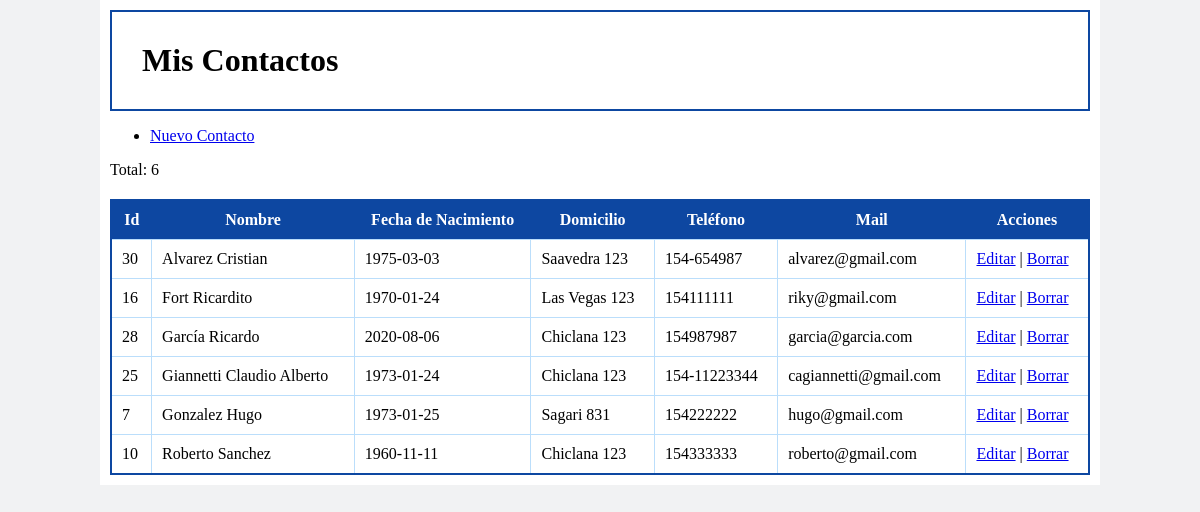
The page / on the database its author committed.
### tables this page shows
CREATE TABLE `contactos` (
  `id` int(11) NOT NULL,
  `nombre` varchar(60) NOT NULL DEFAULT '',
  `fecha` date DEFAULT NULL,
  `domicilio` varchar(60) DEFAULT NULL,
  `tel` varchar(20) DEFAULT NULL,
  `mail` varchar(50) DEFAULT NULL
);

### index.php (the view, shortened to what this page needs)
<!DOCTYPE html>
<html lang="es">
<head>
	<link rel="stylesheet" href="estilos.css" />
</head>
<body>
<div class="contenedor">
	<h1>Mis Contactos</h1>
	<nav>
		<ul>
			<li><a href="formulario.php?accion=agregar">Nuevo Contacto</a></li>
		</ul>
	</nav>
	<table>
		<tr>
			<th>Id</th>
			<th>Nombre</th>
			<th>Fecha de Nacimiento</th>
			<th>Domicilio</th>
			<th>Teléfono</th>
			<th>Mail</th>
			<th>Acciones</th>
		</tr>
		<?php
			require('abrir-conexion.php');
			mysqli_set_charset($conexion, "utf8");
			$consulta = "SELECT	* FROM contactos ORDER BY contactos.nombre";
			$resultado = $conexion->query($consulta);
			if ($resultado) {
				while ($fila = $resultado->fetch_array(MYSQLI_ASSOC)) {
					echo "<tr>";
					echo "<td>" . $fila['id'] . "</td>";
					echo "<td>" . $fila['nombre'] . "</td>";
					echo "<td>" . $fila['fecha'] . "</td>";
					echo "<td>" . $fila['domicilio'] . "</td>";
					echo "<td>" . $fila['tel'] . "</td>";
					echo "<td>" . $fila['mail'] . "</td>";
					echo "<td>" . "<a href='formulario.php?accion=modificar&id=$fila[id]&nombre=$fila[nombre]&fecha=$fila[fecha]&domicilio=$fila[domicilio]&tel=$fila[tel]&mail=$fila[mail]'>Editar</a> | <a href='backend.php?accion=eliminar&id=$fila[id]' onclick='return confirmar();'>Borrar</a>" . "</td>";
					echo "<tr>";
				};
			}else{
				echo "Error en la consulta SQL";
				exit();
			};
		?>
	</table>
</div>
</body>
</html>

### estilos.css (style rules this page uses)
* { font-family:calibri; box-sizing:border-box; }
body { margin:0px; padding:0px; background:#f1f2f3; height:100vh; }
.contenedor { max-width:1000px; margin: auto; background:white; padding:10px; }
h1 { margin: 0px; padding:30px; border:2px solid #0d47a1; }
table { margin-top:20px; border: 2px solid #0d47a1; border-collapse:collapse; width:100%; }
th { background:#0d47a1; color:white; padding:10px; }
td { border: 1px solid #bbdefb; background: white; padding: 10px; }

### rows shown on the page
contactos: id "30", nombre "Alvarez Cristian", fecha "1975-03-03", domicilio "Saavedra 123", tel "154-654987", mail "alvarez@gmail.com"
contactos: id "16", nombre "Fort Ricardito", fecha "1970-01-24", domicilio "Las Vegas 123", tel "154111111", mail "riky@gmail.com"
contactos: id "28", nombre "García Ricardo", fecha "2020-08-06", domicilio "Chiclana 123", tel "154987987", mail "garcia@garcia.com"
contactos: id "25", nombre "Giannetti Claudio Alberto", fecha "1973-01-24", domicilio "Chiclana 123", tel "154-11223344", mail "cagiannetti@gmail.com"
contactos: id "7", nombre "Gonzalez Hugo", fecha "1973-01-25", domicilio "Sagari 831", tel "154222222", mail "hugo@gmail.com"
contactos: id "10", nombre "Roberto Sanchez", fecha "1960-11-11", domicilio "Chiclana 123", tel "154333333", mail "roberto@gmail.com"
